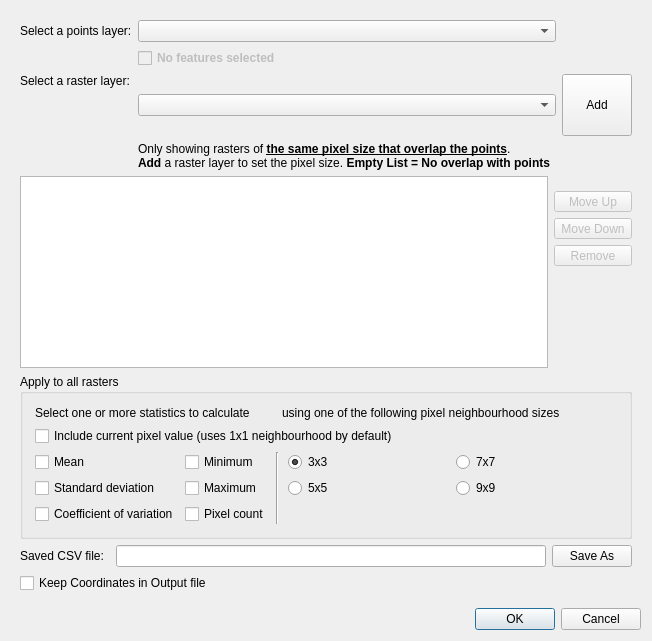
<?xml version="1.0" encoding="UTF-8"?>
<ui version="4.0">
 <class>dlgGridExtract</class>
 <widget class="QDialog" name="dlgGridExtract">
  <property name="windowModality">
   <enum>Qt::ApplicationModal</enum>
  </property>
  <property name="geometry">
   <rect>
    <x>0</x>
    <y>0</y>
    <width>652</width>
    <height>641</height>
   </rect>
  </property>
  <property name="minimumSize">
   <size>
    <width>560</width>
    <height>0</height>
   </size>
  </property>
  <property name="windowTitle">
   <string>Extract pixel statistics for points</string>
  </property>
  <layout class="QFormLayout" name="formLayout_3">
   <item row="0" column="0" colspan="2">
    <widget class="QFrame" name="fraMain">
     <property name="frameShape">
      <enum>QFrame::NoFrame</enum>
     </property>
     <property name="frameShadow">
      <enum>QFrame::Raised</enum>
     </property>
     <layout class="QFormLayout" name="formLayout">
      <item row="3" column="0" colspan="2">
       <layout class="QGridLayout" name="gridLayout_4">
        <item row="0" column="0" colspan="2">
         <widget class="QLabel" name="lblSaveCSVFile">
          <property name="sizePolicy">
           <sizepolicy hsizetype="Fixed" vsizetype="Preferred">
            <horstretch>0</horstretch>
            <verstretch>0</verstretch>
           </sizepolicy>
          </property>
          <property name="text">
           <string>Saved CSV file:</string>
          </property>
         </widget>
        </item>
        <item row="0" column="4">
         <widget class="QPushButton" name="cmdSaveCSVFile">
          <property name="sizePolicy">
           <sizepolicy hsizetype="Minimum" vsizetype="Fixed">
            <horstretch>0</horstretch>
            <verstretch>0</verstretch>
           </sizepolicy>
          </property>
          <property name="text">
           <string>Save As</string>
          </property>
         </widget>
        </item>
        <item row="0" column="3">
         <widget class="QLineEdit" name="lneSaveCSVFile">
          <property name="sizePolicy">
           <sizepolicy hsizetype="Expanding" vsizetype="Fixed">
            <horstretch>0</horstretch>
            <verstretch>0</verstretch>
           </sizepolicy>
          </property>
         </widget>
        </item>
        <item row="1" column="0" colspan="4">
         <widget class="QCheckBox" name="chkKeepCoords">
          <property name="text">
           <string>Keep Coordinates in Output file</string>
          </property>
         </widget>
        </item>
       </layout>
      </item>
      <item row="1" column="0" colspan="2">
       <layout class="QGridLayout" name="gridLayout_3">
        <item row="0" column="0">
         <widget class="QTableWidget" name="tabList">
          <property name="enabled">
           <bool>true</bool>
          </property>
          <property name="sizePolicy">
           <sizepolicy hsizetype="Expanding" vsizetype="Expanding">
            <horstretch>0</horstretch>
            <verstretch>0</verstretch>
           </sizepolicy>
          </property>
          <property name="minimumSize">
           <size>
            <width>0</width>
            <height>0</height>
           </size>
          </property>
          <property name="focusPolicy">
           <enum>Qt::WheelFocus</enum>
          </property>
          <property name="editTriggers">
           <set>QAbstractItemView::NoEditTriggers</set>
          </property>
          <property name="dragDropMode">
           <enum>QAbstractItemView::NoDragDrop</enum>
          </property>
          <property name="alternatingRowColors">
           <bool>true</bool>
          </property>
          <property name="selectionMode">
           <enum>QAbstractItemView::ExtendedSelection</enum>
          </property>
          <property name="selectionBehavior">
           <enum>QAbstractItemView::SelectRows</enum>
          </property>
          <property name="gridStyle">
           <enum>Qt::DotLine</enum>
          </property>
          <property name="wordWrap">
           <bool>false</bool>
          </property>
          <property name="cornerButtonEnabled">
           <bool>false</bool>
          </property>
          <property name="rowCount">
           <number>0</number>
          </property>
          <property name="columnCount">
           <number>0</number>
          </property>
         </widget>
        </item>
        <item row="0" column="1">
         <layout class="QVBoxLayout" name="verticalLayout">
          <item>
           <spacer name="spacer_2">
            <property name="orientation">
             <enum>Qt::Vertical</enum>
            </property>
            <property name="sizeType">
             <enum>QSizePolicy::Fixed</enum>
            </property>
            <property name="sizeHint" stdset="0">
             <size>
              <width>67</width>
              <height>15</height>
             </size>
            </property>
           </spacer>
          </item>
          <item>
           <widget class="QToolButton" name="cmdUp">
            <property name="enabled">
             <bool>false</bool>
            </property>
            <property name="sizePolicy">
             <sizepolicy hsizetype="Preferred" vsizetype="Fixed">
              <horstretch>0</horstretch>
              <verstretch>0</verstretch>
             </sizepolicy>
            </property>
            <property name="minimumSize">
             <size>
              <width>70</width>
              <height>0</height>
             </size>
            </property>
            <property name="toolTip">
             <string>&lt;html&gt;&lt;head&gt;&lt;meta name=&quot;qrichtext&quot; content=&quot;1&quot; /&gt;&lt;style type=&quot;text/css&quot;&gt;
p, li { white-space: pre-wrap; }
&lt;/style&gt;&lt;/head&gt;&lt;body style=&quot; font-family:'Sans Serif'; font-size:9pt; font-weight:400; font-style:normal;&quot;&gt;
&lt;p style=&quot; margin-top:0px; margin-bottom:0px; margin-left:0px; margin-right:0px; -qt-block-indent:0; text-indent:0px;&quot;&gt;Move selected field up&lt;/p&gt;&lt;/body&gt;&lt;/html&gt;</string>
            </property>
            <property name="text">
             <string>Move Up</string>
            </property>
            <property name="toolButtonStyle">
             <enum>Qt::ToolButtonTextBesideIcon</enum>
            </property>
           </widget>
          </item>
          <item>
           <widget class="QToolButton" name="cmdDown">
            <property name="enabled">
             <bool>false</bool>
            </property>
            <property name="sizePolicy">
             <sizepolicy hsizetype="Preferred" vsizetype="Fixed">
              <horstretch>0</horstretch>
              <verstretch>0</verstretch>
             </sizepolicy>
            </property>
            <property name="minimumSize">
             <size>
              <width>70</width>
              <height>0</height>
             </size>
            </property>
            <property name="toolTip">
             <string>&lt;html&gt;&lt;head&gt;&lt;meta name=&quot;qrichtext&quot; content=&quot;1&quot; /&gt;&lt;style type=&quot;text/css&quot;&gt;
p, li { white-space: pre-wrap; }
&lt;/style&gt;&lt;/head&gt;&lt;body style=&quot; font-family:'Sans Serif'; font-size:9pt; font-weight:400; font-style:normal;&quot;&gt;
&lt;p style=&quot; margin-top:0px; margin-bottom:0px; margin-left:0px; margin-right:0px; -qt-block-indent:0; text-indent:0px;&quot;&gt;Move selected field down&lt;/p&gt;&lt;/body&gt;&lt;/html&gt;</string>
            </property>
            <property name="text">
             <string>Move Down</string>
            </property>
            <property name="toolButtonStyle">
             <enum>Qt::ToolButtonTextBesideIcon</enum>
            </property>
           </widget>
          </item>
          <item>
           <widget class="QToolButton" name="cmdDel">
            <property name="enabled">
             <bool>false</bool>
            </property>
            <property name="sizePolicy">
             <sizepolicy hsizetype="Preferred" vsizetype="Fixed">
              <horstretch>0</horstretch>
              <verstretch>0</verstretch>
             </sizepolicy>
            </property>
            <property name="minimumSize">
             <size>
              <width>70</width>
              <height>0</height>
             </size>
            </property>
            <property name="toolTip">
             <string/>
            </property>
            <property name="text">
             <string>Remove</string>
            </property>
            <property name="toolButtonStyle">
             <enum>Qt::ToolButtonTextBesideIcon</enum>
            </property>
           </widget>
          </item>
          <item>
           <spacer name="spacer">
            <property name="orientation">
             <enum>Qt::Vertical</enum>
            </property>
            <property name="sizeType">
             <enum>QSizePolicy::MinimumExpanding</enum>
            </property>
            <property name="sizeHint" stdset="0">
             <size>
              <width>67</width>
              <height>13</height>
             </size>
            </property>
           </spacer>
          </item>
         </layout>
        </item>
       </layout>
      </item>
      <item row="0" column="0" colspan="2">
       <layout class="QGridLayout" name="gridLayout_2">
        <item row="0" column="0">
         <widget class="QLabel" name="lblPointsLayer">
          <property name="sizePolicy">
           <sizepolicy hsizetype="Fixed" vsizetype="Fixed">
            <horstretch>0</horstretch>
            <verstretch>0</verstretch>
           </sizepolicy>
          </property>
          <property name="text">
           <string>Select a points layer:</string>
          </property>
         </widget>
        </item>
        <item row="0" column="1">
         <widget class="QgsMapLayerComboBox" name="mcboPointsLayer">
          <property name="sizePolicy">
           <sizepolicy hsizetype="Preferred" vsizetype="Fixed">
            <horstretch>0</horstretch>
            <verstretch>0</verstretch>
           </sizepolicy>
          </property>
         </widget>
        </item>
        <item row="1" column="1">
         <widget class="QCheckBox" name="chkUseSelected">
          <property name="enabled">
           <bool>false</bool>
          </property>
          <property name="sizePolicy">
           <sizepolicy hsizetype="Fixed" vsizetype="Preferred">
            <horstretch>0</horstretch>
            <verstretch>0</verstretch>
           </sizepolicy>
          </property>
          <property name="font">
           <font>
            <weight>75</weight>
            <bold>true</bold>
           </font>
          </property>
          <property name="text">
           <string>No features selected</string>
          </property>
         </widget>
        </item>
        <item row="2" column="0">
         <widget class="QLabel" name="lblRasterLayer">
          <property name="sizePolicy">
           <sizepolicy hsizetype="Preferred" vsizetype="MinimumExpanding">
            <horstretch>0</horstretch>
            <verstretch>0</verstretch>
           </sizepolicy>
          </property>
          <property name="text">
           <string>Select a raster layer:
</string>
          </property>
          <property name="alignment">
           <set>Qt::AlignLeading|Qt::AlignLeft|Qt::AlignTop</set>
          </property>
         </widget>
        </item>
        <item row="2" column="1">
         <widget class="QgsMapLayerComboBox" name="mcboRasterLayer">
          <property name="sizePolicy">
           <sizepolicy hsizetype="Expanding" vsizetype="Fixed">
            <horstretch>0</horstretch>
            <verstretch>0</verstretch>
           </sizepolicy>
          </property>
         </widget>
        </item>
        <item row="2" column="2">
         <widget class="QToolButton" name="cmdAdd">
          <property name="enabled">
           <bool>true</bool>
          </property>
          <property name="sizePolicy">
           <sizepolicy hsizetype="Preferred" vsizetype="Minimum">
            <horstretch>0</horstretch>
            <verstretch>0</verstretch>
           </sizepolicy>
          </property>
          <property name="minimumSize">
           <size>
            <width>70</width>
            <height>0</height>
           </size>
          </property>
          <property name="toolTip">
           <string>&lt;html&gt;&lt;head&gt;&lt;meta name=&quot;qrichtext&quot; content=&quot;1&quot; /&gt;&lt;style type=&quot;text/css&quot;&gt;
p, li { white-space: pre-wrap; }
&lt;/style&gt;&lt;/head&gt;&lt;body style=&quot; font-family:'Sans Serif'; font-size:9pt; font-weight:400; font-style:normal;&quot;&gt;
&lt;p style=&quot; margin-top:0px; margin-bottom:0px; margin-left:0px; margin-right:0px; -qt-block-indent:0; text-indent:0px;&quot;&gt;Insert new field&lt;/p&gt;&lt;/body&gt;&lt;/html&gt;</string>
          </property>
          <property name="text">
           <string>Add</string>
          </property>
          <property name="toolButtonStyle">
           <enum>Qt::ToolButtonTextBesideIcon</enum>
          </property>
         </widget>
        </item>
        <item row="3" column="1" colspan="2">
         <widget class="QLabel" name="lblPixelFilter">
          <property name="sizePolicy">
           <sizepolicy hsizetype="Preferred" vsizetype="Minimum">
            <horstretch>0</horstretch>
            <verstretch>0</verstretch>
           </sizepolicy>
          </property>
          <property name="text">
           <string>&lt;html&gt;&lt;head/&gt;&lt;body&gt;&lt;p&gt;Only showing rasters of &lt;span style=&quot; font-weight:600; text-decoration: underline;&quot;&gt;the same pixel size that overlap the points&lt;/span&gt;.&lt;br/&gt;&lt;span style=&quot; font-weight:600;&quot;&gt;Add&lt;/span&gt; a raster layer to set the pixel size. &lt;span style=&quot; font-weight:600;&quot;&gt;Empty List = No overlap with points&lt;/span&gt;&lt;/p&gt;&lt;/body&gt;&lt;/html&gt;</string>
          </property>
          <property name="alignment">
           <set>Qt::AlignLeading|Qt::AlignLeft|Qt::AlignTop</set>
          </property>
          <property name="wordWrap">
           <bool>false</bool>
          </property>
         </widget>
        </item>
       </layout>
      </item>
      <item row="2" column="0" colspan="2">
       <widget class="QGroupBox" name="groupBox">
        <property name="sizePolicy">
         <sizepolicy hsizetype="Minimum" vsizetype="Minimum">
          <horstretch>0</horstretch>
          <verstretch>0</verstretch>
         </sizepolicy>
        </property>
        <property name="title">
         <string>Apply to all rasters</string>
        </property>
        <layout class="QFormLayout" name="formLayout_2">
         <property name="fieldGrowthPolicy">
          <enum>QFormLayout::AllNonFixedFieldsGrow</enum>
         </property>
         <property name="leftMargin">
          <number>3</number>
         </property>
         <property name="topMargin">
          <number>3</number>
         </property>
         <property name="rightMargin">
          <number>3</number>
         </property>
         <property name="bottomMargin">
          <number>3</number>
         </property>
         <item row="0" column="0" colspan="2">
          <widget class="QFrame" name="fraStatistics">
           <property name="frameShape">
            <enum>QFrame::NoFrame</enum>
           </property>
           <property name="frameShadow">
            <enum>QFrame::Raised</enum>
           </property>
           <layout class="QFormLayout" name="formLayout_4">
            <item row="0" column="0" colspan="2">
             <layout class="QGridLayout" name="gridLayout">
              <item row="3" column="1">
               <widget class="QCheckBox" name="chkMax">
                <property name="sizePolicy">
                 <sizepolicy hsizetype="Fixed" vsizetype="Fixed">
                  <horstretch>0</horstretch>
                  <verstretch>0</verstretch>
                 </sizepolicy>
                </property>
                <property name="text">
                 <string>Maximum</string>
                </property>
                <attribute name="buttonGroup">
                 <string notr="true">chkgrpStatistics</string>
                </attribute>
               </widget>
              </item>
              <item row="0" column="0" colspan="3">
               <widget class="QLabel" name="lblCalcStats">
                <property name="sizePolicy">
                 <sizepolicy hsizetype="Fixed" vsizetype="Fixed">
                  <horstretch>0</horstretch>
                  <verstretch>0</verstretch>
                 </sizepolicy>
                </property>
                <property name="minimumSize">
                 <size>
                  <width>0</width>
                  <height>0</height>
                 </size>
                </property>
                <property name="text">
                 <string>Select one or more statistics to calculate</string>
                </property>
                <property name="alignment">
                 <set>Qt::AlignLeading|Qt::AlignLeft|Qt::AlignVCenter</set>
                </property>
                <property name="indent">
                 <number>0</number>
                </property>
               </widget>
              </item>
              <item row="0" column="3" colspan="3">
               <widget class="QLabel" name="lblSize">
                <property name="sizePolicy">
                 <sizepolicy hsizetype="Fixed" vsizetype="Fixed">
                  <horstretch>0</horstretch>
                  <verstretch>0</verstretch>
                 </sizepolicy>
                </property>
                <property name="minimumSize">
                 <size>
                  <width>0</width>
                  <height>0</height>
                 </size>
                </property>
                <property name="frameShape">
                 <enum>QFrame::NoFrame</enum>
                </property>
                <property name="text">
                 <string>using one of the following pixel neighbourhood sizes</string>
                </property>
                <property name="indent">
                 <number>0</number>
                </property>
               </widget>
              </item>
              <item row="2" column="1">
               <widget class="QCheckBox" name="chkMin">
                <property name="sizePolicy">
                 <sizepolicy hsizetype="Fixed" vsizetype="Fixed">
                  <horstretch>0</horstretch>
                  <verstretch>0</verstretch>
                 </sizepolicy>
                </property>
                <property name="text">
                 <string>Minimum</string>
                </property>
                <attribute name="buttonGroup">
                 <string notr="true">chkgrpStatistics</string>
                </attribute>
               </widget>
              </item>
              <item row="2" column="2" rowspan="3" colspan="2">
               <widget class="Line" name="line">
                <property name="orientation">
                 <enum>Qt::Vertical</enum>
                </property>
               </widget>
              </item>
              <item row="2" column="5">
               <widget class="QRadioButton" name="opt7x7">
                <property name="sizePolicy">
                 <sizepolicy hsizetype="Expanding" vsizetype="Fixed">
                  <horstretch>0</horstretch>
                  <verstretch>0</verstretch>
                 </sizepolicy>
                </property>
                <property name="minimumSize">
                 <size>
                  <width>0</width>
                  <height>0</height>
                 </size>
                </property>
                <property name="text">
                 <string>7x7</string>
                </property>
                <attribute name="buttonGroup">
                 <string notr="true">btgrpSize</string>
                </attribute>
               </widget>
              </item>
              <item row="3" column="5">
               <widget class="QRadioButton" name="opt9x9">
                <property name="sizePolicy">
                 <sizepolicy hsizetype="Expanding" vsizetype="Minimum">
                  <horstretch>0</horstretch>
                  <verstretch>0</verstretch>
                 </sizepolicy>
                </property>
                <property name="minimumSize">
                 <size>
                  <width>0</width>
                  <height>0</height>
                 </size>
                </property>
                <property name="text">
                 <string>9x9</string>
                </property>
                <attribute name="buttonGroup">
                 <string notr="true">btgrpSize</string>
                </attribute>
               </widget>
              </item>
              <item row="2" column="0">
               <widget class="QCheckBox" name="chkMean">
                <property name="sizePolicy">
                 <sizepolicy hsizetype="Fixed" vsizetype="Fixed">
                  <horstretch>0</horstretch>
                  <verstretch>0</verstretch>
                 </sizepolicy>
                </property>
                <property name="text">
                 <string>Mean</string>
                </property>
                <attribute name="buttonGroup">
                 <string notr="true">chkgrpStatistics</string>
                </attribute>
               </widget>
              </item>
              <item row="2" column="4">
               <widget class="QRadioButton" name="opt3x3">
                <property name="sizePolicy">
                 <sizepolicy hsizetype="Expanding" vsizetype="Fixed">
                  <horstretch>0</horstretch>
                  <verstretch>0</verstretch>
                 </sizepolicy>
                </property>
                <property name="minimumSize">
                 <size>
                  <width>0</width>
                  <height>0</height>
                 </size>
                </property>
                <property name="baseSize">
                 <size>
                  <width>0</width>
                  <height>0</height>
                 </size>
                </property>
                <property name="text">
                 <string>3x3</string>
                </property>
                <property name="checked">
                 <bool>true</bool>
                </property>
                <attribute name="buttonGroup">
                 <string notr="true">btgrpSize</string>
                </attribute>
               </widget>
              </item>
              <item row="4" column="1">
               <widget class="QCheckBox" name="chkCount">
                <property name="sizePolicy">
                 <sizepolicy hsizetype="Fixed" vsizetype="Fixed">
                  <horstretch>0</horstretch>
                  <verstretch>0</verstretch>
                 </sizepolicy>
                </property>
                <property name="text">
                 <string>Pixel count</string>
                </property>
                <attribute name="buttonGroup">
                 <string notr="true">chkgrpStatistics</string>
                </attribute>
               </widget>
              </item>
              <item row="4" column="0">
               <widget class="QCheckBox" name="chkCV">
                <property name="sizePolicy">
                 <sizepolicy hsizetype="Fixed" vsizetype="Fixed">
                  <horstretch>0</horstretch>
                  <verstretch>0</verstretch>
                 </sizepolicy>
                </property>
                <property name="text">
                 <string>Coefficient of variation</string>
                </property>
                <attribute name="buttonGroup">
                 <string notr="true">chkgrpStatistics</string>
                </attribute>
               </widget>
              </item>
              <item row="3" column="0">
               <widget class="QCheckBox" name="chkStdDev">
                <property name="enabled">
                 <bool>true</bool>
                </property>
                <property name="sizePolicy">
                 <sizepolicy hsizetype="Fixed" vsizetype="Fixed">
                  <horstretch>0</horstretch>
                  <verstretch>0</verstretch>
                 </sizepolicy>
                </property>
                <property name="text">
                 <string>Standard deviation</string>
                </property>
                <attribute name="buttonGroup">
                 <string notr="true">chkgrpStatistics</string>
                </attribute>
               </widget>
              </item>
              <item row="3" column="4">
               <widget class="QRadioButton" name="opt5x5">
                <property name="sizePolicy">
                 <sizepolicy hsizetype="Expanding" vsizetype="Fixed">
                  <horstretch>0</horstretch>
                  <verstretch>0</verstretch>
                 </sizepolicy>
                </property>
                <property name="minimumSize">
                 <size>
                  <width>0</width>
                  <height>0</height>
                 </size>
                </property>
                <property name="text">
                 <string>5x5</string>
                </property>
                <attribute name="buttonGroup">
                 <string notr="true">btgrpSize</string>
                </attribute>
               </widget>
              </item>
              <item row="1" column="0" colspan="5">
               <widget class="QCheckBox" name="chkCurrentVal">
                <property name="sizePolicy">
                 <sizepolicy hsizetype="Fixed" vsizetype="Fixed">
                  <horstretch>0</horstretch>
                  <verstretch>0</verstretch>
                 </sizepolicy>
                </property>
                <property name="text">
                 <string>Include current pixel value (uses 1x1 neighbourhood by default)</string>
                </property>
               </widget>
              </item>
             </layout>
            </item>
           </layout>
          </widget>
         </item>
        </layout>
       </widget>
      </item>
     </layout>
    </widget>
   </item>
   <item row="1" column="0" colspan="2">
    <widget class="QDialogButtonBox" name="buttonBox">
     <property name="orientation">
      <enum>Qt::Horizontal</enum>
     </property>
     <property name="standardButtons">
      <set>QDialogButtonBox::Cancel|QDialogButtonBox::Ok</set>
     </property>
    </widget>
   </item>
  </layout>
 </widget>
 <customwidgets>
  <customwidget>
   <class>QgsMapLayerComboBox</class>
   <extends>QComboBox</extends>
   <header>qgsmaplayercombobox.h</header>
  </customwidget>
 </customwidgets>
 <tabstops>
  <tabstop>tabList</tabstop>
  <tabstop>cmdUp</tabstop>
  <tabstop>cmdDown</tabstop>
  <tabstop>cmdDel</tabstop>
  <tabstop>chkStdDev</tabstop>
  <tabstop>chkCV</tabstop>
  <tabstop>chkMean</tabstop>
  <tabstop>chkMin</tabstop>
  <tabstop>chkMax</tabstop>
  <tabstop>lneSaveCSVFile</tabstop>
  <tabstop>cmdSaveCSVFile</tabstop>
 </tabstops>
 <resources/>
 <connections>
  <connection>
   <sender>buttonBox</sender>
   <signal>accepted()</signal>
   <receiver>dlgGridExtract</receiver>
   <slot>accept()</slot>
   <hints>
    <hint type="sourcelabel">
     <x>257</x>
     <y>418</y>
    </hint>
    <hint type="destinationlabel">
     <x>157</x>
     <y>274</y>
    </hint>
   </hints>
  </connection>
  <connection>
   <sender>buttonBox</sender>
   <signal>rejected()</signal>
   <receiver>dlgGridExtract</receiver>
   <slot>reject()</slot>
   <hints>
    <hint type="sourcelabel">
     <x>325</x>
     <y>418</y>
    </hint>
    <hint type="destinationlabel">
     <x>286</x>
     <y>274</y>
    </hint>
   </hints>
  </connection>
 </connections>
 <buttongroups>
  <buttongroup name="btgrpSize"/>
  <buttongroup name="chkgrpStatistics">
   <property name="exclusive">
    <bool>false</bool>
   </property>
  </buttongroup>
 </buttongroups>
</ui>
